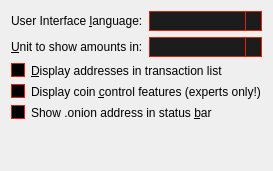
        <widget class="QWidget" name="tabDisplay">
         <attribute name="title">
          <string>&amp;Display</string>
         </attribute>
         <layout class="QVBoxLayout" name="verticalLayout_Display">
          <item>
           <layout class="QHBoxLayout" name="horizontalLayout_1_Display">
            <item>
             <widget class="QLabel" name="langLabel">
              <property name="text">
               <string>User Interface &amp;language:</string>
              </property>
              <property name="textFormat">
               <enum>Qt::PlainText</enum>
              </property>
              <property name="buddy">
               <cstring>lang</cstring>
              </property>
             </widget>
            </item>
            <item>
             <widget class="QValueComboBox" name="lang">
              <property name="minimumSize">
               <size>
                <width>0</width>
                <height>20</height>
               </size>
              </property>
              <property name="toolTip">
               <string>The user interface language can be set here. This setting will take effect after restarting Triangles.</string>
              </property>
              <property name="styleSheet">
               <string notr="true">QComboBox {
	border: 1px solid #e32105;
	background-color: #1c1c1c;
	}

QComboBox::drop-down {
	subcontrol-origin: padding;
	subcontrol-position: top right;
	/*width: 15px;*/
	border-left-width: 1px;
	border-left-color: #e32105;
	border-left-style: solid;
	}

QComboBox::down-arrow {
	image: url(:/icons/down_arrow);
	}

QComboBox QAbstractItemView {
	background-color: #1c1c1c;
	selection-background-color:#3d0e04;
	selection-color: #e32105; 
	border: 1px solid #e32105;
	color:#e32105;
	}</string>
              </property>
             </widget>
            </item>
           </layout>
          </item>
          <item>
           <layout class="QHBoxLayout" name="horizontalLayout_2_Display">
            <item>
             <widget class="QLabel" name="unitLabel">
              <property name="text">
               <string>&amp;Unit to show amounts in:</string>
              </property>
              <property name="textFormat">
               <enum>Qt::PlainText</enum>
              </property>
              <property name="buddy">
               <cstring>unit</cstring>
              </property>
             </widget>
            </item>
            <item>
             <widget class="QValueComboBox" name="unit">
              <property name="minimumSize">
               <size>
                <width>0</width>
                <height>20</height>
               </size>
              </property>
              <property name="toolTip">
               <string>Choose the default subdivision unit to show in the interface and when sending coins.</string>
              </property>
              <property name="styleSheet">
               <string notr="true">QComboBox {
	border: 1px solid #e32105;
	background-color: #1c1c1c;
	}

QComboBox::drop-down {
	subcontrol-origin: padding;
	subcontrol-position: top right;
	/*width: 15px;*/
	border-left-width: 1px;
	border-left-color: #e32105;
	border-left-style: solid;
	}

QComboBox::down-arrow {
	image: url(:/icons/down_arrow);
	}

QComboBox QAbstractItemView {
	background-color: #1c1c1c;
	selection-background-color:#3d0e04;
	selection-color: #e32105; 
	border: 1px solid #e32105;
	color:#e32105;
	}</string>
              </property>
             </widget>
            </item>
           </layout>
          </item>
          <item>
           <widget class="QCheckBox" name="displayAddresses">
            <property name="toolTip">
             <string>Whether to show TRI addresses in the transaction list or not.</string>
            </property>
            <property name="styleSheet">
             <string notr="true">QCheckBox::indicator { 
	border:1px solid #e32105;
	background-color: #000;
	}

QCheckBox::indicator:checked {
	image:url(:/icons/checkbox);
	padding: 1px;
	}</string>
            </property>
            <property name="text">
             <string>&amp;Display addresses in transaction list</string>
            </property>
           </widget>
          </item>
          <item>
           <widget class="QCheckBox" name="coinControlFeatures">
            <property name="toolTip">
             <string>Whether to show coin control features or not.</string>
            </property>
            <property name="styleSheet">
             <string notr="true">QCheckBox::indicator { 
	border:1px solid #e32105;
	background-color: #000;
	}

QCheckBox::indicator:checked {
	image:url(:/icons/checkbox);
	padding: 1px;
	}</string>
            </property>
            <property name="text">
             <string>Display coin &amp;control features (experts only!)</string>
            </property>
           </widget>
          </item>
          <item>
           <widget class="QCheckBox" name="showOnionAddress">
            <property name="toolTip">
             <string>Whether to show this wallet's .onion address in the status bar.</string>
            </property>
            <property name="styleSheet">
             <string notr="true">QCheckBox::indicator {
	border:1px solid #e32105;
	background-color: #000;
	}

QCheckBox::indicator:checked {
	image:url(:/icons/checkbox);
	padding: 1px;
	}</string>
            </property>
            <property name="text">
             <string>Show .onion address in status &amp;bar</string>
            </property>
           </widget>
          </item>
          <item>
           <spacer name="verticalSpacer_Display">
            <property name="orientation">
             <enum>Qt::Vertical</enum>
            </property>
            <property name="sizeHint" stdset="0">
             <size>
              <width>20</width>
              <height>40</height>
             </size>
            </property>
           </spacer>
          </item>
         </layout>
        </widget>
